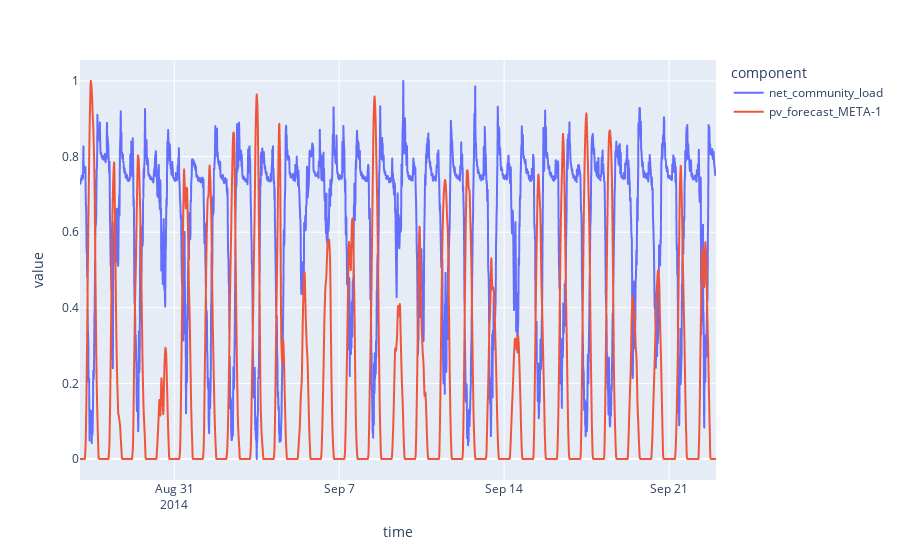

Source (notebook cell):
### Code cell
px.line(pd.concat([ts_train_piped[0].pd_dataframe(), ts_cov_train_piped[0].pd_dataframe()], axis=1))

### Figure 1 — Plotly figure (JSON) as saved in the notebook; plotly's stock layout.template omitted (floating-point values rounded to 4 significant figures; data arrays with more than 128 entries replaced by an {"elided": "..."} marker saying what was removed)
{"data": [{"hovertemplate": "component=net_community_load<br>time=%{x}<br>value=%{y}<extra></extra>", "legendgroup": "net_community_load", "line": {"color": "#636efa", "dash": "solid"}, "marker": {"symbol": "circle"}, "mode": "lines", "name": "net_community_load", "showlegend": true, "type": "scattergl", "x": {"elided": "2592 str values"}, "xaxis": "x", "y": {"elided": "2592 float values"}, "yaxis": "y"}, {"hovertemplate": "component=pv_forecast_META-1<br>time=%{x}<br>value=%{y}<extra></extra>", "legendgroup": "pv_forecast_META-1", "line": {"color": "#EF553B", "dash": "solid"}, "marker": {"symbol": "circle"}, "mode": "lines", "name": "pv_forecast_META-1", "showlegend": true, "type": "scattergl", "x": {"elided": "2592 str values"}, "xaxis": "x", "y": {"elided": "2592 float values"}, "yaxis": "y"}], "layout": {"legend": {"title": {"text": "component"}, "tracegroupgap": 0}, "margin": {"t": 60}, "xaxis": {"anchor": "y", "domain": [0, 1], "title": {"text": "time"}}, "yaxis": {"anchor": "x", "domain": [0, 1], "title": {"text": "value"}}}}
